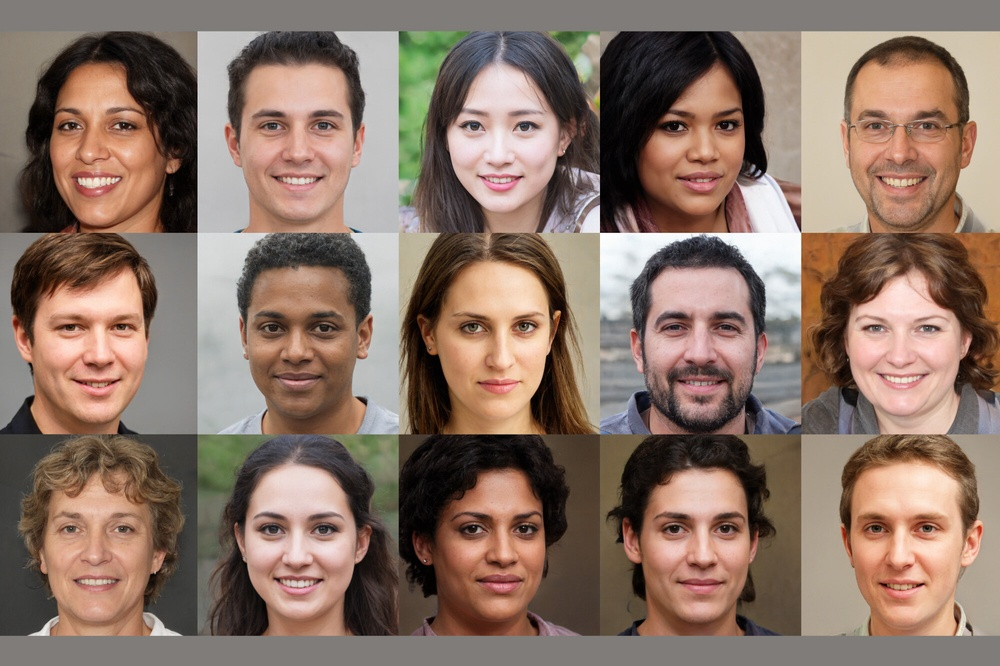
#> input picture api/faces.jpg, 1000 x 666 px, shrunk from 2000 x 1331 before the run, found by its file name
$ python extract_faces.py
#> lines starting #> are read from the running program, lines starting #| are printed output that depends on the picture
# -*- coding: utf-8 -*-
"""extract_faces.ipynb

Automatically generated by Colaboratory.

Original file is located at
    https://colab.research.google.com/drive/1n94ly5DXYIAb4UqV0DOZn9QKlqKTH1-y
"""

from cv2 import imread
from google.colab.patches import cv2_imshow
from cv2 import waitKey
from cv2 import destroyAllWindows
from cv2 import CascadeClassifier
from cv2 import rectangle
import cv2

# load the pre-trained model
classifier = CascadeClassifier(cv2.data.haarcascades + 'haarcascade_frontalface_default.xml')

# load the photograph
pixels = imread('faces.jpg')
#> pixels is the input picture: shape (666, 1000, 3); mean B, G, R 102.6, 115.8, 138.5

bboxes = classifier.detectMultiScale(pixels)
#> bboxes = 17 rows, first 6: [747, 338, 74, 74], [831, 72, 142, 142], [220, 63, 158, 158], [31, 480, 130, 130], [31, 77, 131, 131], [642, 78, 123, 123]
# print bounding box for each detected face
pixels2 = pixels
cropped_img = []
for box in bboxes:
  # extract
  x, y, width, height = box
  x2, y2 = x + width, y + height
  cropped = pixels2[y:y2,x:x2]
  cropped_img.append(cropped)
#> this loop made 17 passes
#> (x, y, width, height, x2, y2) on passes 1 to 12: (747, 338, 74, 74, 821, 412), (831, 72, 142, 142, 973, 214), (220, 63, 158, 158, 378, 221), (31, 480, 130, 130, 161, 610), (31, 77, 131, 131, 162, 208), (642, 78, 123, 123, 765, 201), (836, 279, 129, 129, 965, 408), (426, 271, 147, 147, 573, 418), (436, 479, 130, 130, 566, 609), (435, 73, 135, 135, 570, 208), (27, 273, 140, 140, 167, 413), (225, 269, 146, 146, 371, 415)
#> pass 1, `cropped = pixels2[y:y2,x:x2]`:
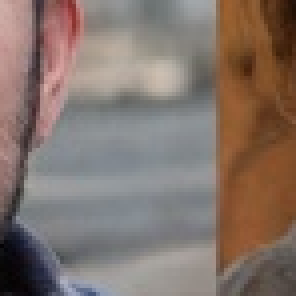
#> cropped: shape (74, 74, 3) (shown 4 times larger); mean B, G, R 108, 115.9, 131.7
#> pass 2, `cropped = pixels2[y:y2,x:x2]`:
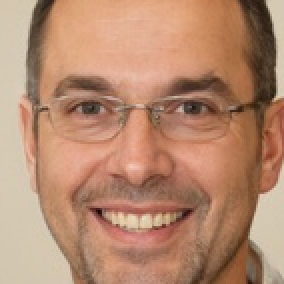
#> cropped: shape (142, 142, 3) (shown 2 times larger); mean B, G, R 111.5, 137.8, 181.9
#> pass 3, `cropped = pixels2[y:y2,x:x2]`:
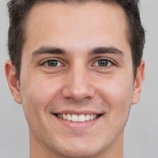
#> cropped: shape (158, 158, 3); mean B, G, R 139.5, 150.9, 183
#> after the loop, cropped_img = 17 items
  # draw a rectangle over the pixels
  # rectangle(pixels, (x, y), (x2, y2), (0,0,255), 1)

# cv2_imshow(pixels)

box_num = bboxes.shape[0]
#> box_num = 17
for i in range(box_num):
  cv2_imshow(cropped_img[i])
